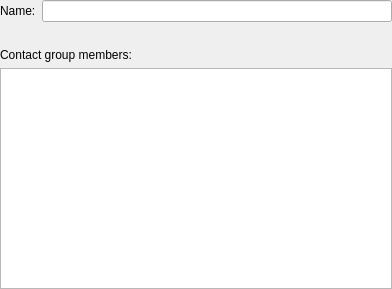
<?xml version="1.0" encoding="UTF-8"?>
<ui version="4.0">
 <class>ContactGroupEditor</class>
 <widget class="QWidget" name="ContactGroupEditor">
  <property name="geometry">
   <rect>
    <x>0</x>
    <y>0</y>
    <width>392</width>
    <height>289</height>
   </rect>
  </property>
  <layout class="QGridLayout" name="gridLayout">
   <property name="margin">
    <number>0</number>
   </property>
   <item row="0" column="0">
    <widget class="QLabel" name="groupNameLabel">
     <property name="text">
      <string comment="@label The name of a contact group">Name:</string>
     </property>
    </widget>
   </item>
   <item row="0" column="1">
    <widget class="KLineEdit" name="groupName"/>
   </item>
   <item row="1" column="1">
    <spacer name="verticalSpacer">
     <property name="orientation">
      <enum>Qt::Vertical</enum>
     </property>
     <property name="sizeType">
      <enum>QSizePolicy::Fixed</enum>
     </property>
     <property name="sizeHint" stdset="0">
      <size>
       <width>0</width>
       <height>20</height>
      </size>
     </property>
    </spacer>
   </item>
   <item row="2" column="0" colspan="2">
    <widget class="QLabel" name="label">
     <property name="text">
      <string comment="@label">Contact group members:</string>
     </property>
    </widget>
   </item>
   <item row="3" column="0" colspan="2">
    <widget class="QTreeView" name="membersView">
     <property name="rootIsDecorated">
      <bool>false</bool>
     </property>
     <property name="itemsExpandable">
      <bool>false</bool>
     </property>
     <property name="allColumnsShowFocus">
      <bool>true</bool>
     </property>
    </widget>
   </item>
  </layout>
 </widget>
 <customwidgets>
  <customwidget>
   <class>KLineEdit</class>
   <extends>QLineEdit</extends>
   <header>klineedit.h</header>
  </customwidget>
 </customwidgets>
 <resources/>
 <connections/>
</ui>
